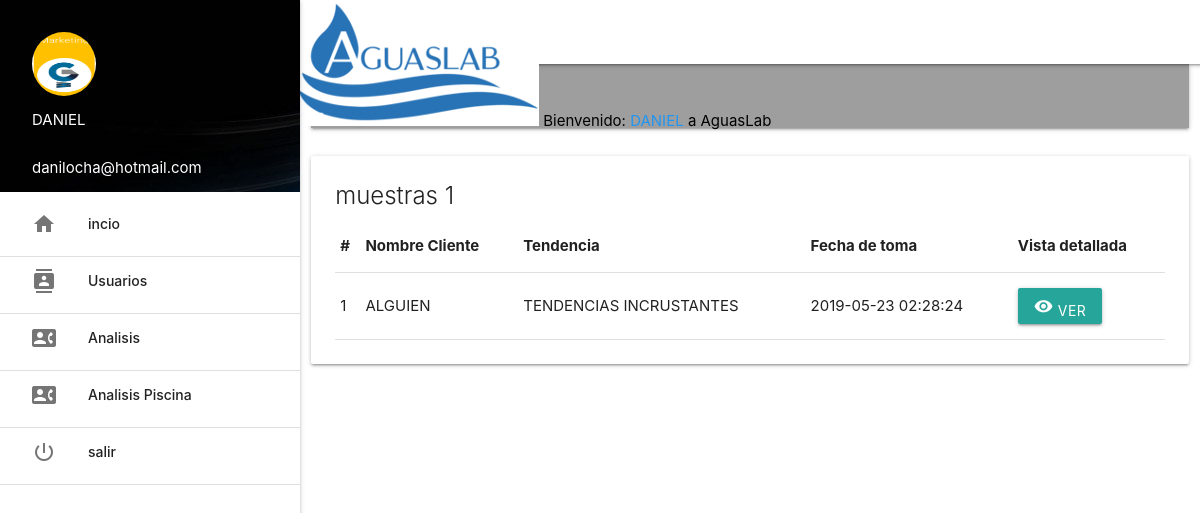
The app's page /aguaslab/plataforma/analisisPiscina/index.php (signed in), older data.
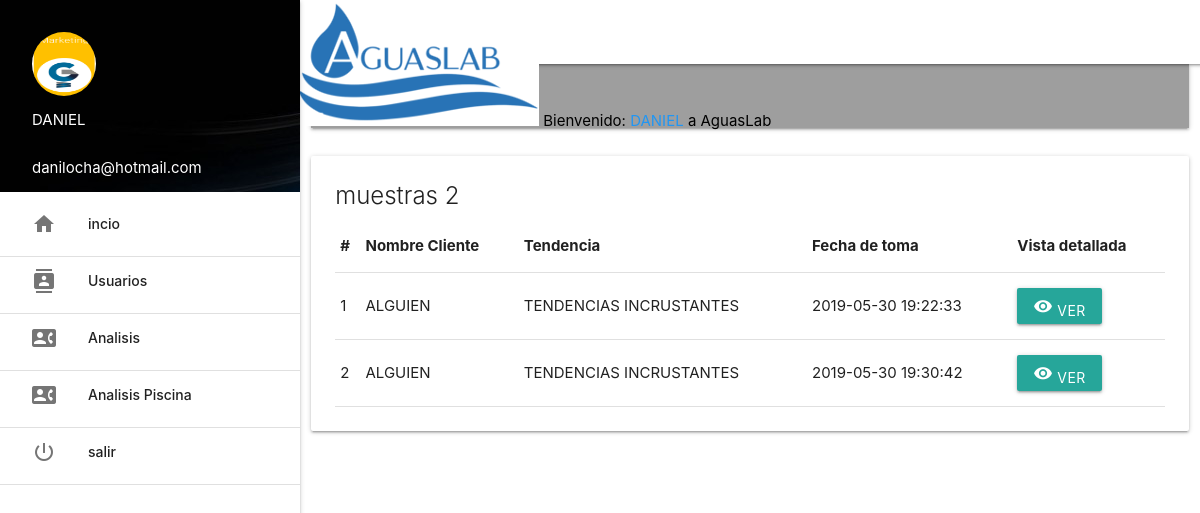
The same page, newer data.
### tables this page shows
CREATE TABLE `bitacora` (
  `id` int(11) NOT NULL,
  `user_id` int(11) NOT NULL,
  `fechaHora` timestamp NOT NULL DEFAULT CURRENT_TIMESTAMP,
  `indiceLangerier` decimal(12,3) NOT NULL,
  `tendencia` varchar(255) NOT NULL,
  `ph` decimal(12,3) NOT NULL,
  `productoPh` varchar(255) NOT NULL,
  `cantidadPh` decimal(12,3) NOT NULL,
  `medidaPh` enum('gramos','kilogramos') NOT NULL,
  `cloroInicial` decimal(12,3) NOT NULL,
  `cloroFinal` decimal(12,3) NOT NULL,
  `productoCloro` varchar(255) NOT NULL,
  `cantidadCloro` decimal(12,3) NOT NULL,
  `medidaCloro` enum('gramos','kilogramos') NOT NULL,
  `alcalinidad` decimal(12,3) NOT NULL,
  `productoAlcalinidad` varchar(255) NOT NULL,
  `cantidadAlcalinidad` decimal(12,3) NOT NULL,
  `medidaAlcalinidad` enum('gramos','kilogramos') NOT NULL,
  `dureza` decimal(12,3) NOT NULL,
  `productoDureza` varchar(255) NOT NULL,
  `cantidadDureza` decimal(12,3) NOT NULL,
  `medidaDureza` enum('gramos','kilogramos') NOT NULL,
  `tiempoRotacion` int(11) NOT NULL,
  `medidaTiempoRotacion` enum('horas','minutos') NOT NULL,
  `tiempoFiltracion` int(11) NOT NULL,
  `medidaTiempoFiltracion` enum('horas','minutos') NOT NULL,
  `temperatura` decimal(12,3) NOT NULL,
  `desinfeccionFiltro` enum('SI','NO') NOT NULL,
  `cepilladoParedes` enum('SI','NO') NOT NULL,
  `lavadoZonaH` enum('SI','NO') NOT NULL,
  `superCloracion` enum('SI','NO') NOT NULL,
  `productoLimpieza` varchar(255) NOT NULL,
  `cantidadLimpieza` decimal(12,3) NOT NULL,
  `medidaLimpieza` enum('gramos','kilogramos') NOT NULL
);

CREATE TABLE `usuario` (
  `id` int(3) NOT NULL,
  `nick` varchar(15) NOT NULL,
  `pass` varchar(100) NOT NULL,
  `nombre` varchar(100) NOT NULL,
  `correo` varchar(100) NOT NULL,
  `nivel` varchar(20) NOT NULL,
  `bloqueo` int(1) NOT NULL,
  `foto` varchar(50) NOT NULL
);

### aguaslab/plataforma/analisisPiscina/index.php (the view, shortened to what this page needs)
<?php include('../extend/header.php');
include('../extend/permiso.php'); ?>
<div class="row">
	<div class="col s12">
		<nav class="grey">
			<div class="nav-wrapper">
				<div class="input-field">
					<input type="search" id="buscar">
					<label for="buscar"><i class="material-icons">search</i></label>
					<i class="material-icons">close</i>
				</div>
			</div>
		</nav>
	</div>
</div>
<?php
$sel = $con->query("SELECT bitacora.id,usuario.nombre,bitacora.tendencia,bitacora.fechaHora FROM bitacora,piscineros,usuario WHERE bitacora.user_id=piscineros.piscinero_id AND piscineros.cliente_id=usuario.id");
$row = mysqli_num_rows($sel);
 ?>
<div class="row">
	<div class="col s12">
		<div class="card">
			<div class="card-content">
				<span class="card-title">muestras <?php echo $row; ?></span>
				<table>
					<thead>
						<tr class="cabecera">
							<th>#</th>
							<th>Nombre Cliente</th>
							<th>Tendencia</th>
							<th>Fecha de toma</th>
							<th>Vista detallada</th>
						</tr>
					</thead>
					<?php $cont=1 ?>
					<?php while($f = $sel->fetch_assoc()){ ?>
						<tr>
							<td><?php echo $cont; ?></td>
							<td><?php echo $f['nombre']; ?></td>
							<td><?php echo $f['tendencia']; ?></td>
							<td><?php echo $f['fechaHora']; ?></td>
							<td><button onclick="modal(<?php echo $f['id']; ?>)" data-target="modalMuestra" class="btn modal-trigger"><i class="material-icons">remove_red_eye</i> Ver </button></td>
						<?php $cont++ ?>
						</tr>
					<?php } ?>
				</table>
			</div>
		</div>
	</div>
</div>
<?php include('../extend/scripts.php') ?>

### aguaslab/plataforma/extend/header.php (shortened to what this page needs)
<!DOCTYPE html>
<html lang="es">
<head>
	<link rel="stylesheet" href="../css/materialize.min.css">
	<link rel="stylesheet" href="https://cdnjs.cloudflare.com/ajax/libs/limonte-sweetalert2/6.3.2/sweetalert2.css">
</head>
	<body>
		<main>
			<?php
				if ($_SESSION['nivel'] == 'ADMINISTRADOR') {
					include 'menu-admin.php';
				}elseif($_SESSION['nivel'] == 'CLIENTE'){
					include 'menu-asesor.php';
				}else{
					include 'menu-piscinero.php';
				}
			 ?>

### aguaslab/plataforma/extend/menu-admin.php (shortened to what this page needs)
<div class="navbar-fixed">
  <nav>
    <div class="nav-wrapper menu white ">
      <a href="index" class=""><img src="images/logo.png" alt=""></a>
      <a class="black-text" style="text-align: center; width: 100%;">Bienvenido:  <span class="blue-text"><?php echo $_SESSION['nombre'] ?></span> a AguasLab</a>
        <ul  class="sidenav sidenav-fixed" id="slide-out">
         <li>
		<div class="user-view">
			<div class="background">
				<img src="../img/fondo.jpg" alt="">
			</div>
			<a href="../perfil/index.php"><img src="../usuarios/<?php echo $_SESSION['foto'] ?>" class="circle" alt=""></a>
			<a href="../perfil/perfil.php" class="white-text"><?php echo $_SESSION['nombre'] ?></a>
			<a href="" class="white-text"><?php echo $_SESSION['correo'] ?></a>
		</div>
	</li>
	<li><a href="../inicio"><i class="material-icons">home</i>incio</a></li>
	<li><div class="divider"></div></li>
		<li><a href="../usuarios"><i class="material-icons">contacts</i>Usuarios</a></li>
	<li><div class="divider"></div></li>
			<li><a href="../analisis"><i class="material-icons">contact_phone</i>Analisis</a></li>
	<li><div class="divider"></div></li>
			<li><a href="../analisisPiscina"><i class="material-icons">contact_phone</i>Analisis Piscina</a></li>
	<li><div class="divider"></div></li>
	<li><a href="../login/salir.php"><i class="material-icons">power_settings_new</i>salir</a></li>
	<li><div class="divider"></div></li>
        </ul>
    </div>
  </nav>
</div>

### aguaslab/plataforma/extend/scripts.php (shortened to what this page needs)
</main>

### aguaslab/plataforma/extend/header.php (style rules this page uses)
header, main, footer { padding-left: 300px; }

Row changes from the older to the newer data that the page shows:
changed bitacora (number 1 of 2 on the later page): fechaHora "2019-05-23 02:28:24" → "2019-05-30 19:22:33"
added bitacora: usuario.nombre "ALGUIEN", tendencia "TENDENCIAS INCRUSTANTES", fechaHora "2019-05-30 19:30:42"
Text that changed along with them:
$row: "1" → "2"
